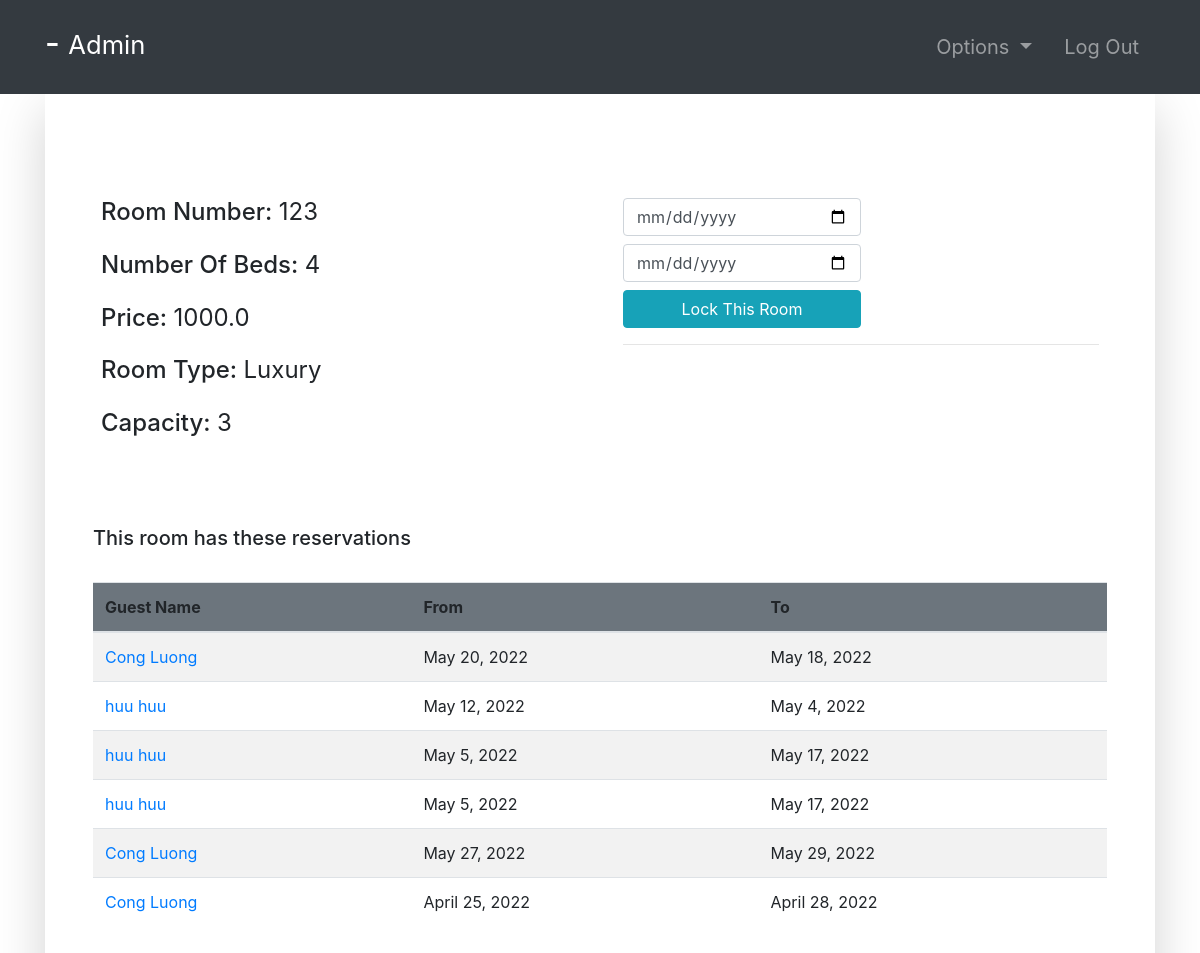
/room-profile/123/ (signed in), run on the app's committed database.
### room/models.py (models this page shows, shortened)
class Room(models.Model):
    ROOM_TYPES = (
        ('King', 'King'),
        ('Luxury', 'Luxury'),
        ('Normal', 'Normal'),
        ('Economic', 'Economic'),
    )
    number = models.IntegerField(primary_key=True)
    capacity = models.SmallIntegerField()
    numberOfBeds = models.SmallIntegerField()
    roomType = models.CharField(max_length=20, choices=ROOM_TYPES)
    price = models.FloatField()
    statusStartDate = models.DateField(null=True)
    statusEndDate = models.DateField(null=True)

class Booking(models.Model):
    roomNumber = models.ForeignKey(Room, on_delete=models.CASCADE)
    guest = models.ForeignKey(Guest, null=True, on_delete=models.CASCADE)
    dateOfReservation = models.DateField(default=timezone.now)
    startDate = models.DateField()
    endDate = models.DateField()

### accounts/models.py (models this page shows, shortened)
class Guest(models.Model):
    user = models.OneToOneField(User, null=True, on_delete=models.CASCADE)
    phoneNumber = PhoneNumberField(unique=True)

### room/views.py (the view, shortened to what this page needs)
# urls.py: path('room-profile/<str:id>/', room_profile, name="room-profile"),
@login_required(login_url='login')
def room_profile(request, id):
    role = str(request.user.groups.all()[0])
    path = role + "/"
    tempRoom = Room.objects.get(number=id)
    bookings = Booking.objects.filter(roomNumber=tempRoom)
    guests = Guest.objects.all()
    bookings2 = Booking.objects.all()
    context = {
        "role": role,
        "bookings": bookings,
        "room": tempRoom,
        "guests": guests,
        "bookings2": bookings2
    }
    return render(request, path + "room-profile.html", context)

### Templates/admin/room-profile.html
{% extends '../index.html' %}
{% block context %}
{% include '../common_pages/room-profile.html' %}
{% endblock %}

### Templates/incs/nav.html (shortened to what this page needs)
<nav class="navbar navbar-dark bg-dark navbar-expand-lg py-3 " role="navigation">
    <div class="container">
        <a href="" class="navbar-brand">
            <h2 class="text-capitalize">
                {{ request.user.first_name }} {{ request.user.last_name }} -
                <small>
                    {{ role }}
                </small>
            </h2>
        </a>
        <div class="collapse navbar-collapse" id="navbarTags">
            <ul class="navbar-nav ml-auto">
                {% if role != 'guest' %}
                <li class="nav-item dropdown p-2">
                    <a class="nav-link dropdown-toggle" href="#" id="navbarDropdown" role="button"
                        data-toggle="dropdown" aria-haspopup="true" aria-expanded="false">
                        Options
                    </a>
                </li>
                {% endif %}
                <li class="nav-item p-2 ">
                    <a href="{% url 'logout' %}" class="nav-link">Log Out</a>
                </li>
            </ul>
        </div>
    </div>
</nav>

### Templates/common_pages/room-profile.html (shortened to what this page needs)
<div class="container">
    <div class="shadow-lg p-5">
        <div class="row mt-5">
            <div class="col-6">
                <div class="p-2 h4">
                    <span>Room Number:</span>
                    <span class="font-weight-normal">{{room.number}}</span>
                </div>
                <div class="p-2 h4">
                    <span>Number Of Beds:</span>
                    <span class="font-weight-normal">{{room.numberOfBeds}}</span>
                </div>
                <div class="p-2 h4">
                    <span>Price:</span>
                    <span class="font-weight-normal">{{room.price}}</span>
                </div>
                <div class="p-2 h4">
                    <span>Room Type:</span>
                    <span class="font-weight-normal">{{ room.roomType }}</span>
                </div>
                <div class="p-2 h4">
                    <span>Capacity: </span>
                    <span class="font-weight-normal">{{room.capacity}}</span>
                </div>
            </div>
            <div class="col-6">
                {% if role == "manager" or role == "admin" %}
                <div class="p-2 h4 ">
                    <form action="" method="POST">
                        <input type="date" placeholder="Enter Start Date" name="bsd" required
                            class="form-control w-50 mb-2">
                        <input type="date" placeholder="Enter End Date" name="bed" required
                            class="form-control w-50 mb-2">
                        <button name="lockRoom" type="submit" class="btn btn-info w-50">Lock This Room</button>
                        <br>
                    </form>
                    <form action="" method="POST">
                        <hr>
                    </form>
                </div>
                {% endif %}
                <br>
            </div>
        </div>
        <br>
        <div class="table-responsive table-striped my-5">
            <div class="table-header row">
                <div class="col-sm-12 col-md-12 col-lg-4 mb-4">
                    <h5>This room has these reservations</h5>
                </div>
            </div>
            <table class="table table-hover table-striped">
                <thead class="bg-secondary rounded">
                    <tr>
                        {% if role != 'guest' %} <th>Guest Name</th> {% endif %}
                        <th>From </th>
                        <th>To</th>
                    </tr>
                </thead>
                <tbody>
                    {% for bo in bookings %}
                    <tr>
                        {% if role != 'guest' %} <td><a href="{% url 'guest-profile' bo.guest.user.id %}">
                                {{bo.guest.user.first_name}}
                                {{bo.guest.user.last_name}}</a></td>
                        {%endif %}
                        <td>{{bo.startDate}}</td>
                        <td>{{bo.endDate}}</td>
                    </tr>
                    {% endfor %}
                </tbody>
            </table>
        </div>
    </div>
</div>

### static/css/main.css (style rules this page uses)
* { margin: 0; padding: 0; -webkit-font-smoothing: antialiased; }
body { position: relative; }
nav .nav-item { font-size: 20px; }

### data on the page
Room: number "123", numberOfBeds "4", price "1000.0", roomType "Luxury", capacity "3"
Booking: guest.user.first_name "Cong", guest.user.last_name "Luong", startDate "May 20, 2022", endDate "May 18, 2022"
Booking: guest.user.first_name "huu", guest.user.last_name "huu", startDate "May 12, 2022", endDate "May 4, 2022"
Booking: guest.user.first_name "huu", guest.user.last_name "huu", startDate "May 5, 2022", endDate "May 17, 2022"
Booking: guest.user.first_name "huu", guest.user.last_name "huu", startDate "May 5, 2022", endDate "May 17, 2022"
Booking: guest.user.first_name "Cong", guest.user.last_name "Luong", startDate "May 27, 2022", endDate "May 29, 2022"
Booking: guest.user.first_name "Cong", guest.user.last_name "Luong", startDate "April 25, 2022", endDate "April 28, 2022"

### other printed values
{{ role }} "Admin"
